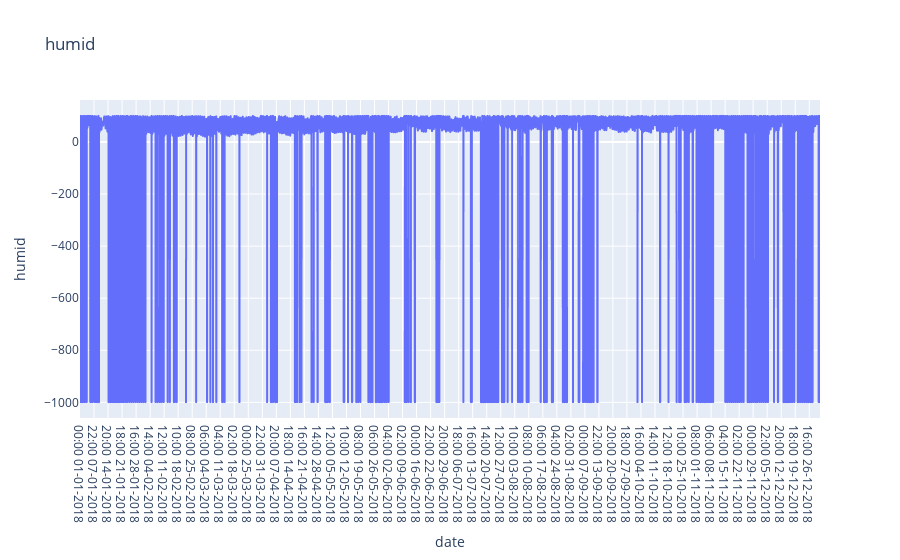

This figure's notebook cell:
### Code cell
fig3 = px.line(df_DSKT, x="date", y=features[2], title=features[2])
fig3.show()

### Figure 1 — Plotly figure (JSON) as saved in the notebook; plotly's stock layout.template omitted (floating-point values rounded to 4 significant figures; data arrays with more than 128 entries replaced by an {"elided": "..."} marker saying what was removed)
{"data": [{"hovertemplate": "date=%{x}<br>humid=%{y}<extra></extra>", "legendgroup": "", "line": {"color": "#636efa", "dash": "solid"}, "marker": {"symbol": "circle"}, "mode": "lines", "name": "", "showlegend": false, "type": "scattergl", "x": {"elided": "8760 str values"}, "xaxis": "x", "y": {"elided": "8760 int values"}, "yaxis": "y"}], "layout": {"legend": {"tracegroupgap": 0}, "title": {"text": "humid"}, "xaxis": {"anchor": "y", "domain": [0, 1], "title": {"text": "date"}}, "yaxis": {"anchor": "x", "domain": [0, 1], "title": {"text": "humid"}}}}
